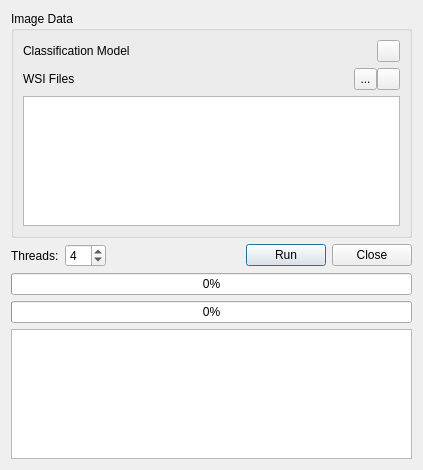
<?xml version="1.0" encoding="UTF-8"?>
<ui version="4.0">
 <class>rec_dialog</class>
 <widget class="QDialog" name="rec_dialog">
  <property name="geometry">
   <rect>
    <x>0</x>
    <y>0</y>
    <width>423</width>
    <height>470</height>
   </rect>
  </property>
  <property name="windowTitle">
   <string>Batch whole slide recognition</string>
  </property>
  <layout class="QVBoxLayout" name="verticalLayout">
   <item>
    <layout class="QHBoxLayout" name="horizontalLayout_7">
     <item>
      <widget class="QGroupBox" name="groupBox">
       <property name="title">
        <string>Image Data</string>
       </property>
       <layout class="QVBoxLayout" name="verticalLayout_2">
        <item>
         <layout class="QHBoxLayout" name="horizontalLayout">
          <property name="spacing">
           <number>0</number>
          </property>
          <item>
           <widget class="QLabel" name="classification_label">
            <property name="text">
             <string>Classification Model</string>
            </property>
           </widget>
          </item>
          <item>
           <widget class="QToolButton" name="open_model_file">
            <property name="maximumSize">
             <size>
              <width>23</width>
              <height>22</height>
             </size>
            </property>
            <property name="text">
             <string/>
            </property>
            <property name="icon">
             <iconset resource="icons.qrc">
              <normaloff>:/icons/icons/open.xpm</normaloff>:/icons/icons/open.xpm</iconset>
            </property>
           </widget>
          </item>
         </layout>
        </item>
        <item>
         <layout class="QHBoxLayout" name="horizontalLayout_3">
          <property name="spacing">
           <number>0</number>
          </property>
          <item>
           <widget class="QLabel" name="label_8">
            <property name="text">
             <string>WSI Files</string>
            </property>
           </widget>
          </item>
          <item>
           <spacer name="horizontalSpacer">
            <property name="orientation">
             <enum>Qt::Horizontal</enum>
            </property>
            <property name="sizeHint" stdset="0">
             <size>
              <width>40</width>
              <height>20</height>
             </size>
            </property>
           </spacer>
          </item>
          <item>
           <widget class="QToolButton" name="remove_file">
            <property name="maximumSize">
             <size>
              <width>23</width>
              <height>22</height>
             </size>
            </property>
            <property name="text">
             <string>...</string>
            </property>
            <property name="icon">
             <iconset resource="icons.qrc">
              <normaloff>:/icons/icons/delete.xpm</normaloff>:/icons/icons/delete.xpm</iconset>
            </property>
           </widget>
          </item>
          <item>
           <widget class="QToolButton" name="open_wsi_data">
            <property name="maximumSize">
             <size>
              <width>23</width>
              <height>22</height>
             </size>
            </property>
            <property name="text">
             <string/>
            </property>
            <property name="icon">
             <iconset resource="icons.qrc">
              <normaloff>:/icons/icons/open.xpm</normaloff>:/icons/icons/open.xpm</iconset>
            </property>
           </widget>
          </item>
         </layout>
        </item>
        <item>
         <widget class="QListWidget" name="file_list"/>
        </item>
       </layout>
      </widget>
     </item>
    </layout>
   </item>
   <item>
    <layout class="QHBoxLayout" name="horizontalLayout_2">
     <item>
      <widget class="QLabel" name="label_6">
       <property name="text">
        <string>Threads:</string>
       </property>
      </widget>
     </item>
     <item>
      <widget class="QSpinBox" name="thread">
       <property name="minimum">
        <number>1</number>
       </property>
       <property name="maximum">
        <number>12</number>
       </property>
       <property name="value">
        <number>4</number>
       </property>
      </widget>
     </item>
     <item>
      <spacer name="horizontalSpacer_2">
       <property name="orientation">
        <enum>Qt::Horizontal</enum>
       </property>
       <property name="sizeHint" stdset="0">
        <size>
         <width>40</width>
         <height>20</height>
        </size>
       </property>
      </spacer>
     </item>
     <item>
      <widget class="QPushButton" name="run">
       <property name="text">
        <string>Run</string>
       </property>
      </widget>
     </item>
     <item>
      <widget class="QPushButton" name="close">
       <property name="text">
        <string>Close</string>
       </property>
      </widget>
     </item>
    </layout>
   </item>
   <item>
    <widget class="QWidget" name="log_widget" native="true">
     <layout class="QVBoxLayout" name="verticalLayout_3">
      <property name="leftMargin">
       <number>0</number>
      </property>
      <property name="topMargin">
       <number>0</number>
      </property>
      <property name="rightMargin">
       <number>0</number>
      </property>
      <property name="bottomMargin">
       <number>0</number>
      </property>
      <item>
       <widget class="QProgressBar" name="progressBar1">
        <property name="value">
         <number>0</number>
        </property>
       </widget>
      </item>
      <item>
       <widget class="QProgressBar" name="progressBar2">
        <property name="value">
         <number>0</number>
        </property>
       </widget>
      </item>
      <item>
       <widget class="QPlainTextEdit" name="log"/>
      </item>
     </layout>
    </widget>
   </item>
  </layout>
 </widget>
 <resources>
  <include location="icons.qrc"/>
 </resources>
 <connections>
  <connection>
   <sender>close</sender>
   <signal>clicked()</signal>
   <receiver>rec_dialog</receiver>
   <slot>reject()</slot>
   <hints>
    <hint type="sourcelabel">
     <x>322</x>
     <y>174</y>
    </hint>
    <hint type="destinationlabel">
     <x>184</x>
     <y>159</y>
    </hint>
   </hints>
  </connection>
 </connections>
</ui>
